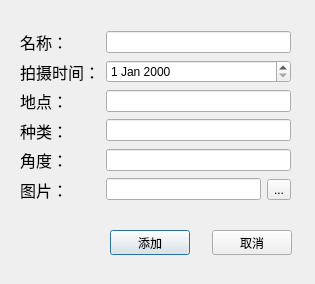
<?xml version="1.0" encoding="UTF-8"?>
<ui version="4.0">
 <class>nzwadd</class>
 <widget class="QDialog" name="nzwadd">
  <property name="geometry">
   <rect>
    <x>0</x>
    <y>0</y>
    <width>315</width>
    <height>284</height>
   </rect>
  </property>
  <property name="windowTitle">
   <string>Dialog</string>
  </property>
  <widget class="QWidget" name="layoutWidget">
   <property name="geometry">
    <rect>
     <x>20</x>
     <y>30</y>
     <width>271</width>
     <height>171</height>
    </rect>
   </property>
   <layout class="QGridLayout" name="gridLayout">
    <item row="0" column="0">
     <widget class="QLabel" name="label">
      <property name="font">
       <font>
        <pointsize>12</pointsize>
       </font>
      </property>
      <property name="text">
       <string>名称：</string>
      </property>
     </widget>
    </item>
    <item row="0" column="1">
     <widget class="QLineEdit" name="lename"/>
    </item>
    <item row="1" column="0">
     <widget class="QLabel" name="label_7">
      <property name="font">
       <font>
        <pointsize>12</pointsize>
       </font>
      </property>
      <property name="text">
       <string>拍摄时间：</string>
      </property>
     </widget>
    </item>
    <item row="1" column="1">
     <widget class="QDateEdit" name="dateedit"/>
    </item>
    <item row="2" column="0">
     <widget class="QLabel" name="label_8">
      <property name="font">
       <font>
        <pointsize>12</pointsize>
       </font>
      </property>
      <property name="text">
       <string>地点：</string>
      </property>
     </widget>
    </item>
    <item row="2" column="1">
     <widget class="QLineEdit" name="leplace"/>
    </item>
    <item row="3" column="0">
     <widget class="QLabel" name="label_9">
      <property name="font">
       <font>
        <pointsize>12</pointsize>
       </font>
      </property>
      <property name="text">
       <string>种类：</string>
      </property>
     </widget>
    </item>
    <item row="3" column="1">
     <widget class="QLineEdit" name="lefrom"/>
    </item>
    <item row="4" column="0">
     <widget class="QLabel" name="label_11">
      <property name="font">
       <font>
        <pointsize>12</pointsize>
       </font>
      </property>
      <property name="text">
       <string>角度：</string>
      </property>
     </widget>
    </item>
    <item row="4" column="1">
     <widget class="QLineEdit" name="leregion"/>
    </item>
    <item row="5" column="0">
     <widget class="QLabel" name="label_12">
      <property name="font">
       <font>
        <pointsize>12</pointsize>
       </font>
      </property>
      <property name="text">
       <string>图片：</string>
      </property>
     </widget>
    </item>
    <item row="5" column="1">
     <layout class="QHBoxLayout" name="horizontalLayout">
      <item>
       <widget class="QLineEdit" name="path"/>
      </item>
      <item>
       <widget class="QToolButton" name="toolbn">
        <property name="text">
         <string>...</string>
        </property>
       </widget>
      </item>
     </layout>
    </item>
   </layout>
  </widget>
  <widget class="QWidget" name="layoutWidget">
   <property name="geometry">
    <rect>
     <x>110</x>
     <y>230</y>
     <width>182</width>
     <height>25</height>
    </rect>
   </property>
   <layout class="QHBoxLayout" name="horizontalLayout_2">
    <item>
     <widget class="QPushButton" name="okbn">
      <property name="text">
       <string>添加</string>
      </property>
     </widget>
    </item>
    <item>
     <spacer name="horizontalSpacer">
      <property name="orientation">
       <enum>Qt::Horizontal</enum>
      </property>
      <property name="sizeHint" stdset="0">
       <size>
        <width>18</width>
        <height>20</height>
       </size>
      </property>
     </spacer>
    </item>
    <item>
     <widget class="QPushButton" name="celbn">
      <property name="text">
       <string>取消</string>
      </property>
     </widget>
    </item>
   </layout>
  </widget>
 </widget>
 <resources/>
 <connections/>
</ui>
